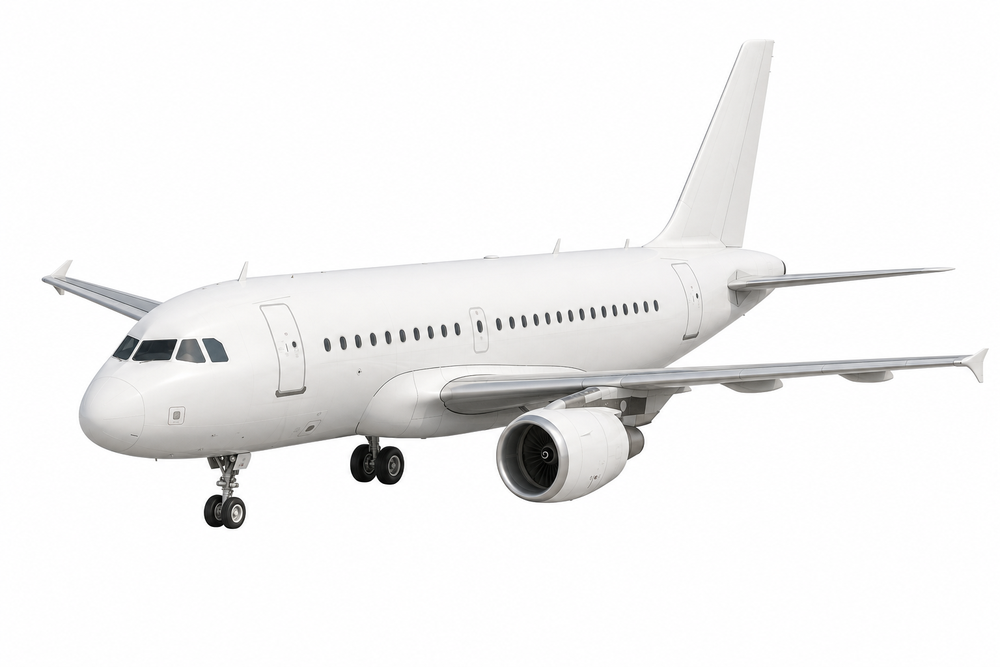
#> input picture assets/aircraft/a319/a319-frente.png, 1000 x 667 px, shrunk from 1536 x 1024 before the run; its folder holds only this picture in this run
$ python -i maskcore.py   (imports and definitions only)
#> lines starting #> are read from the running program, lines starting #| are printed output that depends on the picture; after the words box and inside, x2 and y2 are one past the last pixel; in counts of white or black regions, pixels touching at a corner belong together
"""Núcleo de medida das máscaras de setor.

A ideia que sustenta tudo aqui: a foto é a verdade. Fundo sólido e borda nítida
dão duas referências objetivas, sem julgamento:

- a **silhueta** do avião (o que é avião e o que é fundo);
- o **mapa de borda** (onde estão os contornos reais das peças).

Com essas duas, desalinhamento vira número em pixel em vez de opinião.
Serve para qualquer setor: asa, motor, winglet, trem, cauda, fuselagem.
"""

import os

import numpy as np
from PIL import Image
from scipy import ndimage

# Todos os setores, e quem é subconjunto de quem. Bordo de ataque, dorso e
# bordo de fuga são divisões da asa; a cabine fica dentro da fuselagem. Esses
# pares se sobrepõem de propósito e não podem contar como disputa.
SETORES = [
    "fuselagemasks", "wingmasks", "enginemasks", "gearmasks", "tailmasks",
    "wingletmasks", "cockpitmasks",
    "leadingedgemasks", "wingtopmasks", "trailingedgemasks",
]
SUBSETOR_DE = {
    "leadingedgemasks": "wingmasks",
    "wingtopmasks": "wingmasks",
    "trailingedgemasks": "wingmasks",
    "cockpitmasks": "fuselagemasks",
    "windowmasks": "fuselagemasks",
    # A carenagem é a nacela menos o núcleo metálico, e a perna do trem é o
    # trem menos o pneu: em ambos os casos o "pai" é a peça inteira, que fica
    # como referência de medida, e o filho é o que o jogo pinta.
    "enginecowlmasks": "enginemasks",
    "gearstrutmasks": "gearmasks",
    # O pneu é o outro pedaço do trem: `gearmasks` menos a perna. Não é setor de
    # livery (cor fixa na arte, ver pecas_cruas.py), mas é subconjunto declarado
    # para não virar disputa quando alguém medir a pasta.
    "tyremasks": "gearmasks",
}
# Setores gerados por geometria a partir de outro. Não se remendam: quando o
# pai muda, se regeneram com derive_sectors.py.
DERIVADOS = set(SUBSETOR_DE) | {"fuselagemasks"}
# Faixas da asa. Três dos quatro lados de uma faixa são corte artificial (as
# duas divisas de banda e a raiz), então sobra quase nada de borda útil:
# aderência e deslocamento ali medem ruído, e faixa fina é fina por definição.
FAIXAS = {"leadingedgemasks", "wingtopmasks", "trailingedgemasks"}


# Pastas que não são setor rival de ninguém, e por isso não entram em disputa:
# `planemasks` é a silhueta do avião inteiro, superconjunto de todos os setores,
# e `propmasks` é a hélice, que foi **retirada** de asa e motor de propósito.
# Sem esta lista, quem varre `public/sprites/*masks/` conta sobreposição com a
# silhueta como defeito — 38.221px no b737, o setor inteiro.
FORA_DA_DISPUTA = {"planemasks", "propmasks"}


# [5 lines left out: function disputam, not called in this run]


LIMIAR_FUNDO = 24  # distância de cor até o fundo para valer como avião
LIMIAR_BORDA = 0.10  # gradiente normalizado que conta como contorno real
TOLERANCIA = 1.5  # px: quanto a borda da máscara pode ficar longe do contorno


def carregar_mask(path):
    return np.array(Image.open(path).convert("L")) > 127


# [18 lines left out: functions salvar_mask, achar_foto, not called in this run]


LIMIAR_NITIDO = 0.12  # gradiente que só borda de avião alcança


def silhueta(photo_path, limiar=LIMIAR_FUNDO):
    """O que é avião na foto — sem a sombra no chão.

    O fundo é sólido e os cantos são fundo puro, então a distância de cor até a
    média dos cantos separa avião de fundo. O avião é branco em fundo branco: o
    que salva é o sombreado, nunca a cor da chapa. Por isso o limiar é baixo.

    Limiar de cor sozinho não serve, porque a sombra no chão chega a ficar mais
    escura que a ponta da asa (245 contra 108 de distância no a320). O que
    separa é a nitidez: borda de avião marca gradiente de 0,16 a 0,93, borda de
    sombra fica em 0,05. Então, coluna a coluna, o avião acaba na última borda
    nítida — o que estiver abaixo disso é chão.
    """
#> called with limiar = 24
    arr = np.array(Image.open(photo_path).convert("RGB")).astype(np.int32)
    h, w, _ = arr.shape
    cantos = [arr[0, 0], arr[0, w - 1], arr[h - 1, 0], arr[h - 1, w - 1]]
#> cantos = [[255, 255, 255], [254, 255, 254], [254, 253, 254], [254, 253, 254]]
    fundo = np.mean(cantos, axis=0)
#> fundo = [254.2, 254, 254.2]
    dist = np.abs(arr - fundo).sum(axis=2)
    corpo = dist > limiar
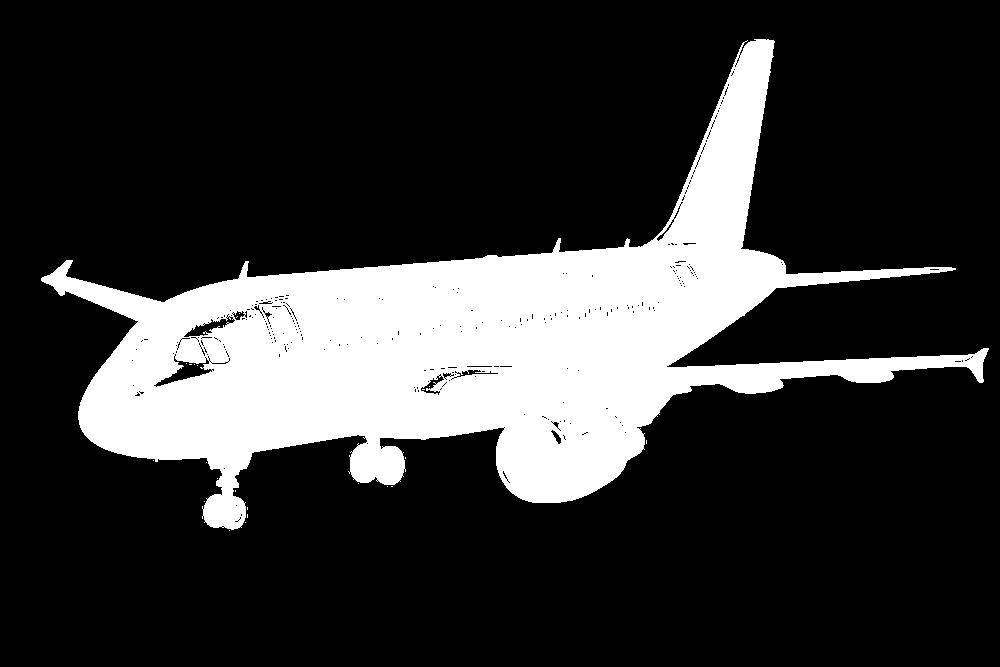
#> corpo: shape (667, 1000) bool; 20.9% white; 23 white regions (22 under 20 px), largest, box (x1, y1, x2, y2) and area: (41, 39, 989, 530) 139209

    nitido = (mapa_de_borda(photo_path) > LIMIAR_NITIDO) & corpo
#> in mapa_de_borda, `gx = ndimage.sobel(cinza, axis=1)`:
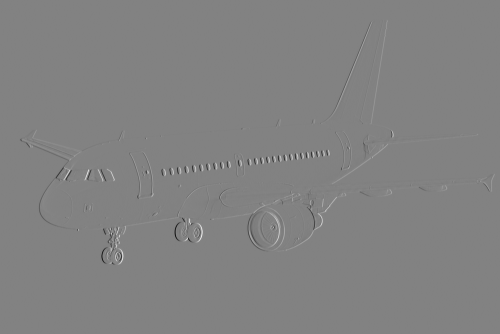
#> gx: shape (667, 1000) float64 (shown at 1/2 size); min -1000, max 959, mean 0; drawn with min black and max white
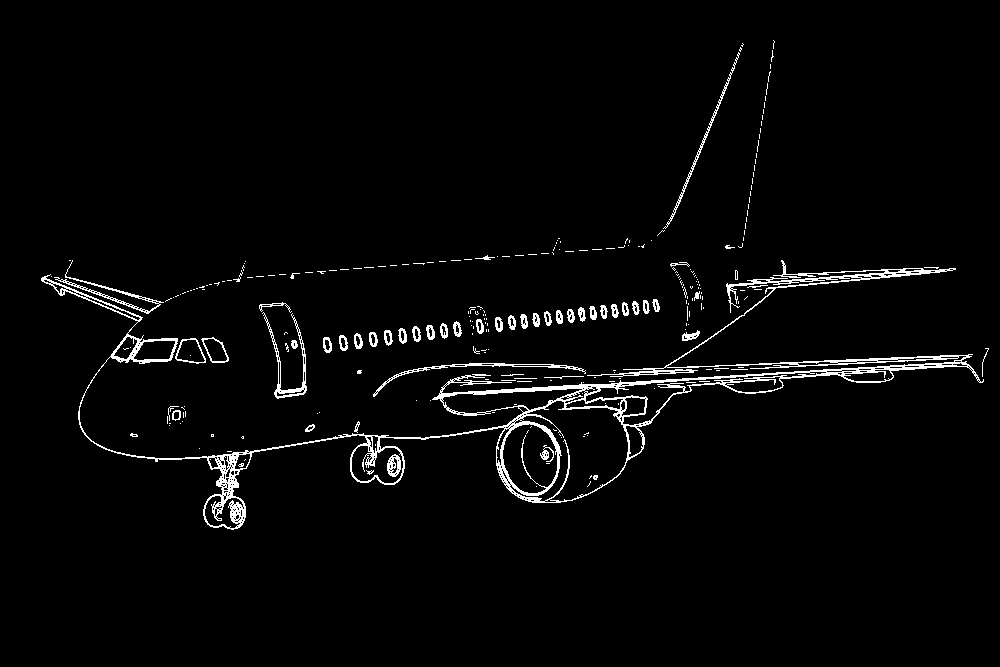
#> nitido: shape (667, 1000) bool; 2.8% white in thin lines or dots, all inside (x1, y1, x2, y2) = (41, 40, 989, 530)
    linhas = np.arange(h)[:, None]
    tem_nitido = nitido.any(axis=0)
    ultima = np.where(nitido, linhas, -1).max(axis=0)  # por coluna
#> ultima = 1000 values, max 529 at index 231, min -1 at index 0, mean 406
    abaixo = linhas > (ultima + 2)
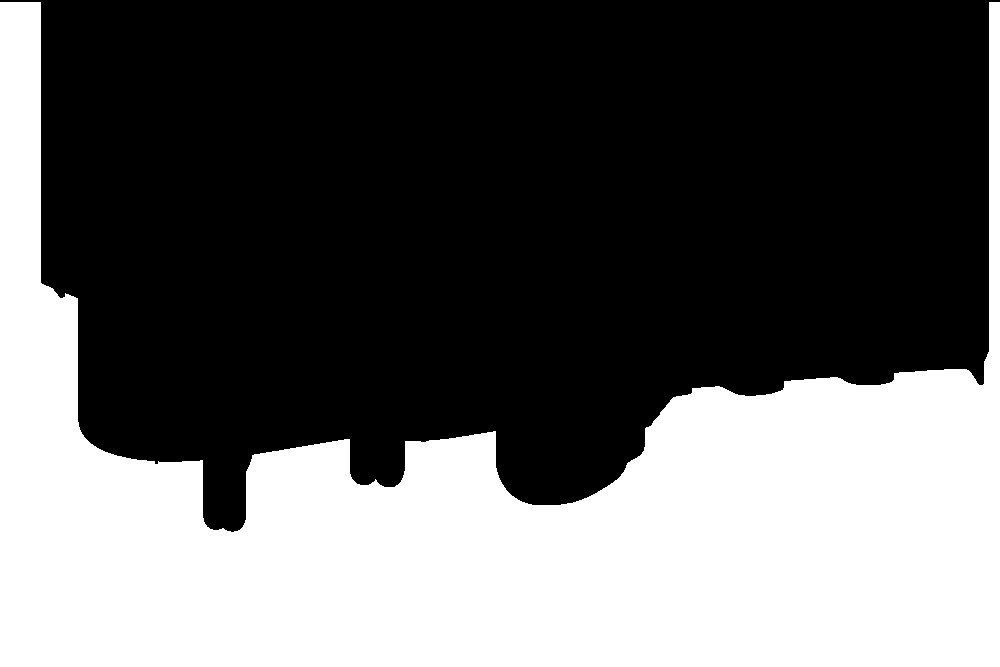
#> abaixo: shape (667, 1000) bool; 38.7% white; 1 white region, box (x1, y1, x2, y2) and area: (0, 2, 1000, 667) 258017
    corpo &= ~(abaixo & tem_nitido[None, :])
#> corpo: shape (667, 1000) bool; 20.9% white; 18 white regions (17 under 20 px), largest, box (x1, y1, x2, y2) and area: (41, 39, 989, 530) 139191

    corpo = ndimage.binary_closing(corpo, iterations=2)
#> corpo: shape (667, 1000) bool; 21.1% white; 1 white region, box (x1, y1, x2, y2) and area: (41, 39, 989, 531) 140899
    corpo = ndimage.binary_fill_holes(corpo)
#> corpo: shape (667, 1000) bool; 21.2% white; 1 white region, box (x1, y1, x2, y2) and area: (41, 39, 989, 531) 141665
    rot, n = ndimage.label(corpo)
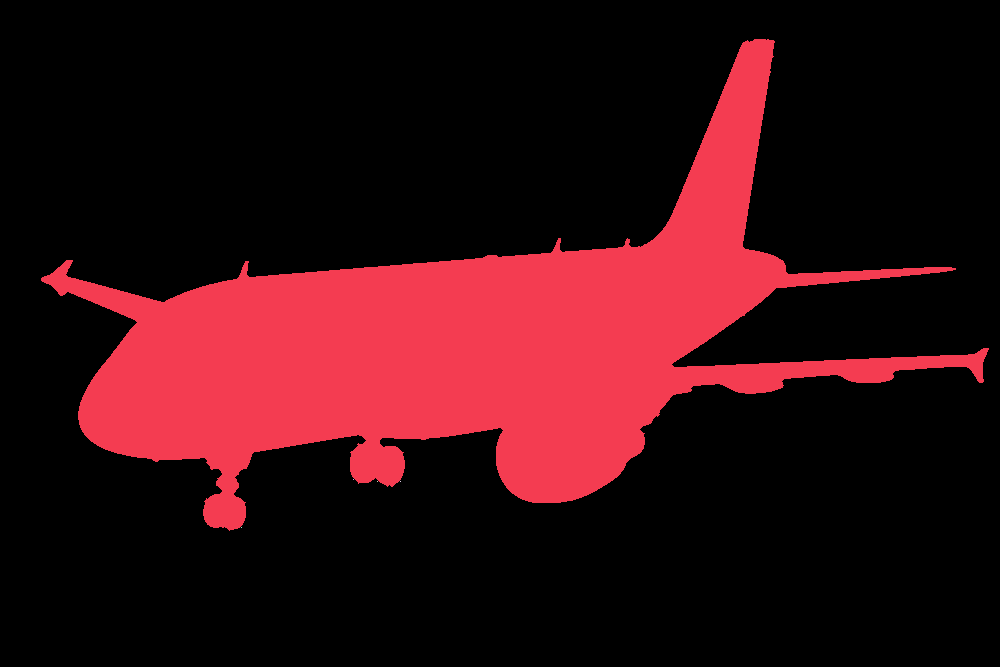
#> rot: shape (667, 1000) int32; 6 distinct labels, from 0 to 5; one colour per label, 0 black
#> n = 5
    if n > 1:
        tam = ndimage.sum(corpo, rot, range(1, n + 1))
#> tam = [141661, 1, 1, 1, 1]
        corpo = rot == (int(np.argmax(tam)) + 1)
#> corpo: shape (667, 1000) bool; 21.2% white; 1 white region, box (x1, y1, x2, y2) and area: (41, 39, 989, 531) 141661
    return corpo


def mapa_de_borda(photo_path):
    """Força do contorno em cada pixel, de 0 a 1.

    Inclui a borda contra o fundo e as bordas internas — junção de nacela, raiz
    da asa, quebra do winglet. É contra isso que se mede alinhamento.
    """
    cinza = np.array(Image.open(photo_path).convert("L")).astype(np.float64)
    gx = ndimage.sobel(cinza, axis=1)
    gy = ndimage.sobel(cinza, axis=0)
    g = np.hypot(gx, gy)
    return g / (g.max() or 1.0)


def contorno(mask):
    """Pixels de borda da máscara (a casca de dentro, 1px)."""
    return mask & ~ndimage.binary_erosion(mask)


RAIO_UTIL = 4.0  # px: até onde a borda ainda está "rastreando" um contorno


# [82 lines left out: functions borda_util, aderencia, melhor_deslocamento, fora_da_silhueta, not called in this run]


def desloca(mask, dx, dy):
    return ndimage.shift(mask.astype(np.uint8), (dy, dx), order=0, mode="constant").astype(bool)


def borda_forte(photo_path, limiar=LIMIAR_BORDA):
    return mapa_de_borda(photo_path) > limiar


# [68 lines left out: functions mapa_desvio, medir, melhor_que, not called in this run]

>>> result = silhueta('../../../../assets/aircraft/a319/a319-frente.png')

$ run again, on assets/aircraft/a319/a319-lateral.png
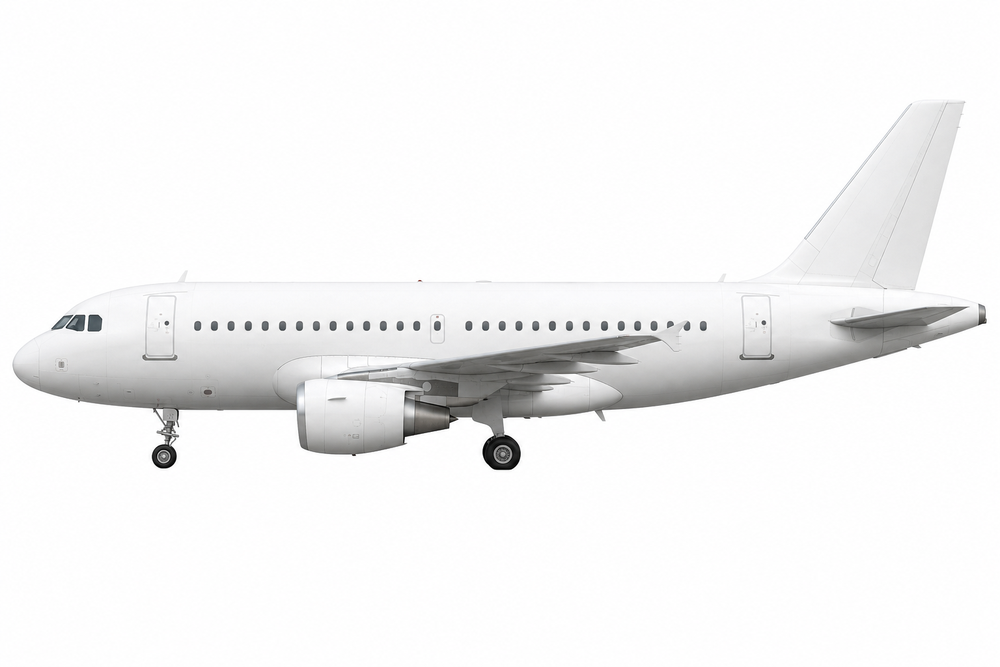
#> input picture assets/aircraft/a319/a319-lateral.png, 1000 x 667 px, shrunk from 1536 x 1024 before the run
#> cantos = [[253, 255, 255], [255, 255, 254], [254, 254, 254], [254, 254, 254]]
#> fundo = [254, 254.5, 254.2]
#> in silhueta, `corpo = dist > limiar`:
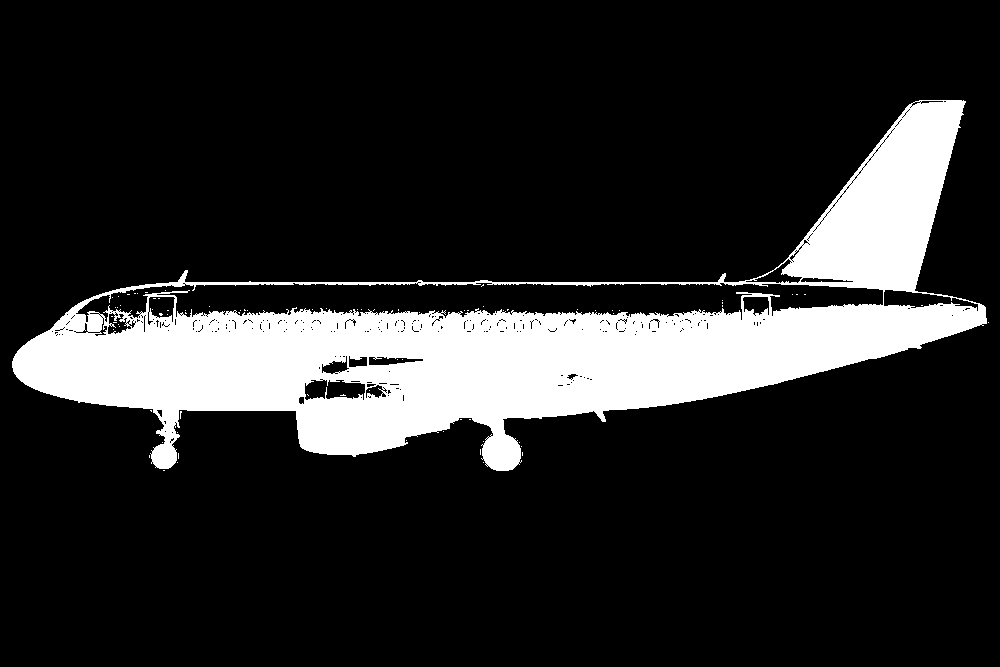
#> corpo: shape (667, 1000) bool; 16.2% white; 78 white regions (77 under 20 px), largest, box (x1, y1, x2, y2) and area: (12, 100, 987, 471) 108066
#> nitido: shape (667, 1000) bool; 1.7% white in thin lines or dots, all inside (x1, y1, x2, y2) = (12, 100, 987, 471)
#> ultima = 1000 values, max 470 at index 496, min -1 at index 0, mean 394.4
#> abaixo: shape (667, 1000) bool; 40.4% white; 1 white region, box (x1, y1, x2, y2) and area: (0, 2, 1000, 667) 269594
#> in silhueta, `rot, n = ndimage.label(corpo)`:
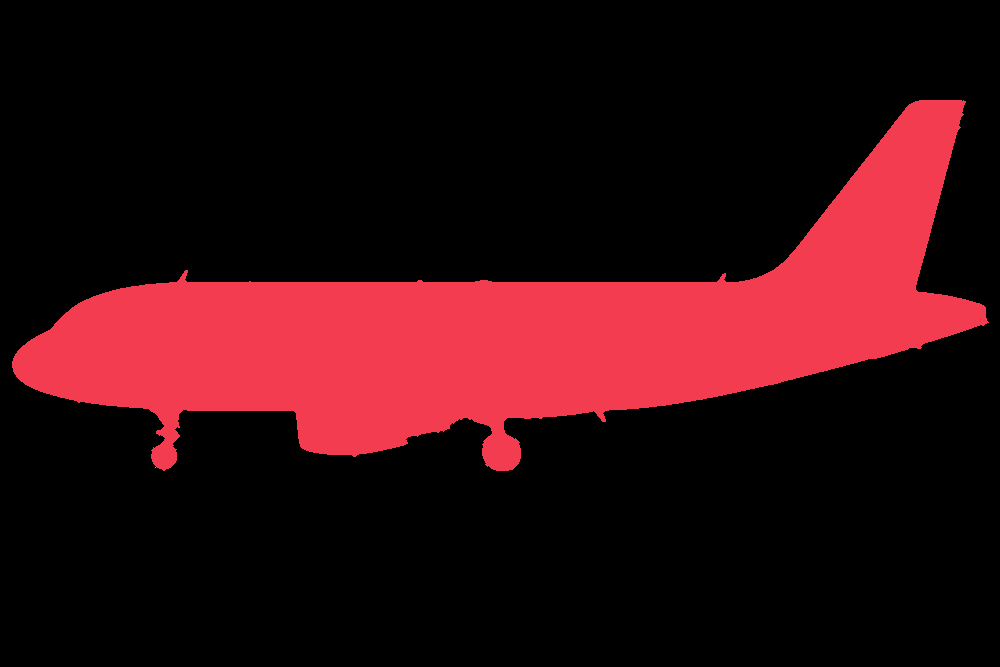
#> rot: shape (667, 1000) int32; 3 distinct labels, from 0 to 2; one colour per label, 0 black
#> n = 2
#> tam = [133436, 1]
